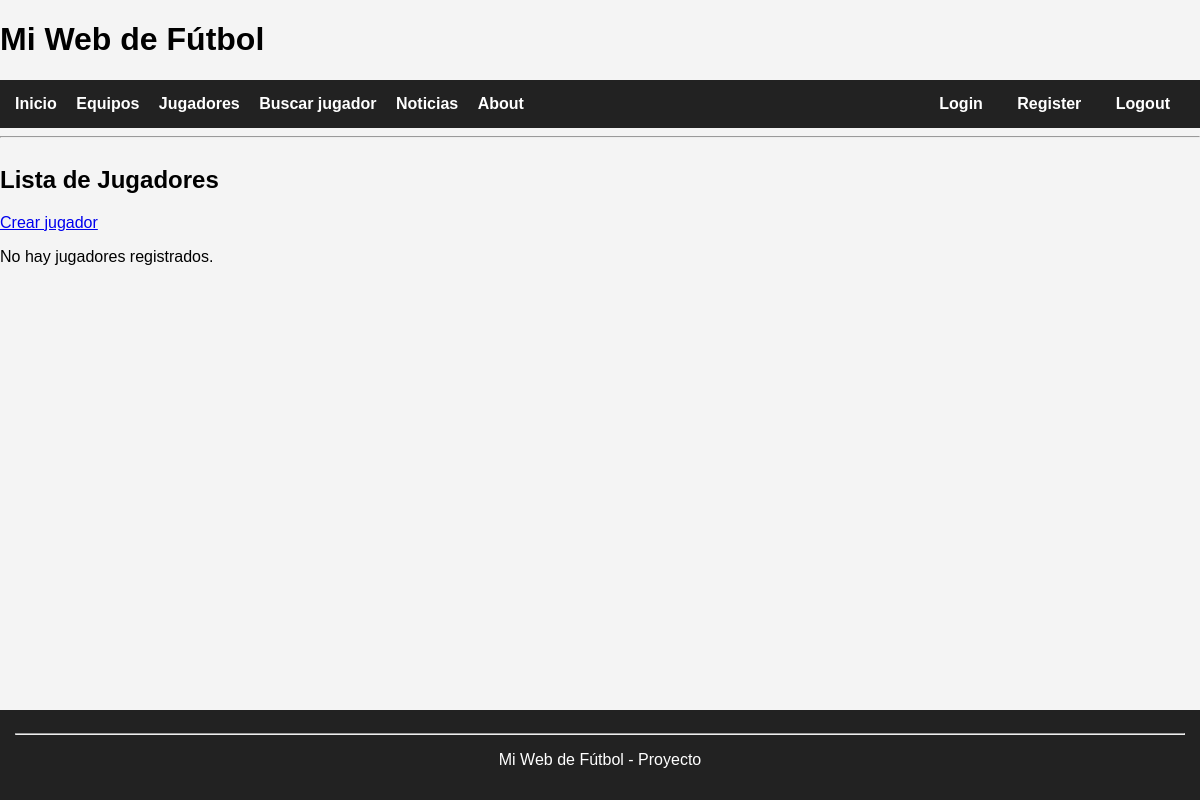
Before: /jugadores/ with the older database file.
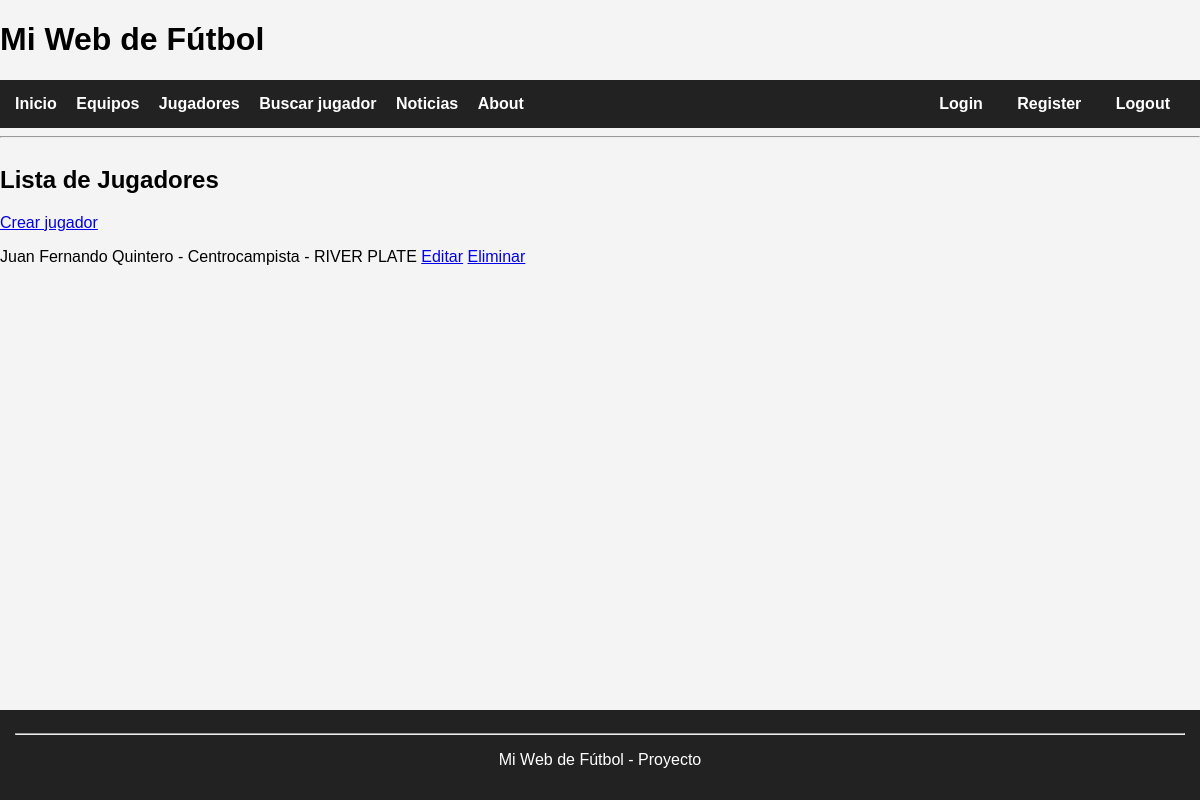
After: the same page with the newer database file.
### futbol/models.py (models this page shows, shortened)
class Jugador(models.Model):
    nombre = models.CharField(max_length=100)
    edad = models.IntegerField()
    posicion = models.CharField(max_length=50)
    equipo = models.ForeignKey(Equipo, on_delete=models.CASCADE)
    class Meta:
        verbose_name = "Jugador"
        verbose_name_plural = "Jugadores"

class Equipo(models.Model):
    nombre = models.CharField(max_length=100)
    pais = models.CharField(max_length=100)
    fundacion = models.IntegerField()
    class Meta:
        verbose_name = "Equipo"
        verbose_name_plural = "Equipos"

### futbol/views.py (the view)
# urls.py: path('jugadores/', views.listar_jugadores, name='jugadores'),
def listar_jugadores(request):
    jugadores = Jugador.objects.all()
    return render(request, 'futbol/jugadores.html', {'jugadores': jugadores})

### futbol/templates/futbol/jugadores.html (shortened to what this page needs)
{% extends 'futbol/base.html' %}
{% block content %}
<h2>Lista de Jugadores</h2>
<a href="{% url 'crear_jugador' %}">Crear jugador</a>
{% for jugador in jugadores %}
    <p>
        {{ jugador.nombre }} - {{ jugador.posicion }} - {{ jugador.equipo.nombre }}
        <a href="{% url 'editar_jugador' jugador.id %}">Editar</a>
        <a href="{% url 'eliminar_jugador' jugador.id %}">Eliminar</a>
    </p>
{% empty %}
    <p>No hay jugadores registrados.</p>
{% endfor %}
{% endblock %}

Changed rows visible on the page:
added Jugador: nombre "Juan Fernando Quintero", posicion "Centrocampista", equipo.nombre "RIVER PLATE"
Other visible differences:
text no longer shown: "No hay jugadores registrados."
